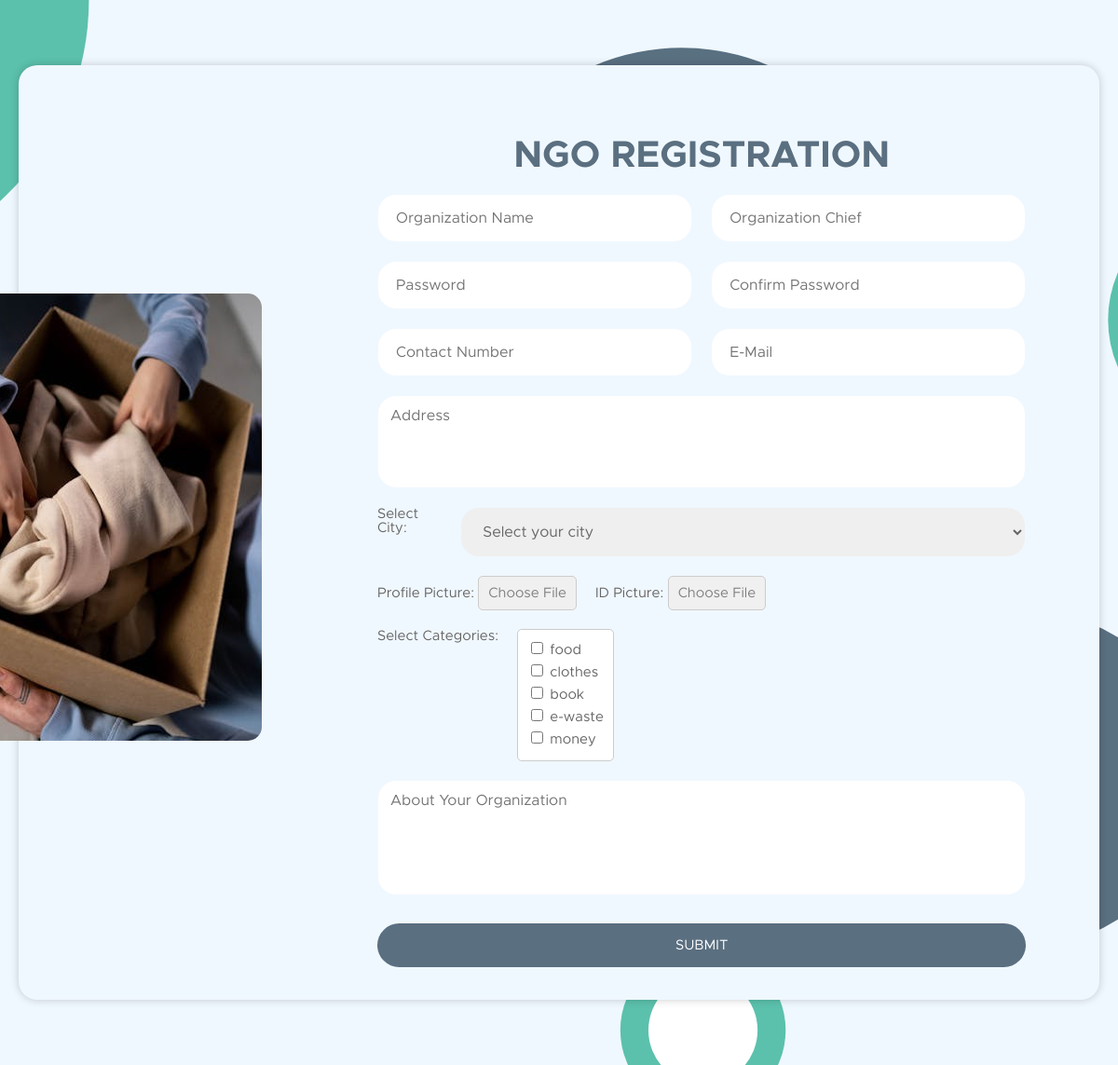
The app's page /ngo_reg with its own data.
### donation/models.py (models this page shows, shortened)
class Category(models.Model):
    CATEGORY_CHOICES = [
        ('food', 'Food'),
        ('clothes', 'Clothes'),
        ('book', 'Book'),
        ('e-waste', 'E-waste'),
        ('money', 'Money'),
    ]
    name = models.CharField(max_length=50, unique=True, choices=CATEGORY_CHOICES)

### donation/views.py (the view, shortened to what this page needs)
# urls.py: path("ngo_reg",ngo_reg,name="ngo_reg"),
def ngo_reg(request):
    error = ""
    categories = Category.objects.all()  # Fetch all categories
    cities = City.objects.all()
    return render(request, 'ngo_reg.html', {'error': error, 'categories': categories, 'cities': cities})

### donation/templates/ngo_reg.html (shortened to what this page needs)
<!DOCTYPE html>
{% load static %}
<html>
<head>
    <link rel="stylesheet" href="../static/css/ngo_reg.css">
</head>
<body>
    <div class="wrapper">
        <div class="inner">
            <div class="image-holder">
                <img src="{% static 'images/pexels-cottonbro-6591155 (2).jpg' %}" alt="NGO Registration Image">
            </div>
            <form action="{% url 'ngo_reg' %}" method="post" enctype="multipart/form-data" name="signup" onsubmit="return checkPassword()">
                <h2>NGO Registration</h2>
                <div class="form-row">
                    <input type="text" class="form-control" placeholder="Organization Name" name="first_name" value="{{ request.POST.first_name }}" required>
                    <input type="text" class="form-control" placeholder="Organization Chief" name="last_name" value="{{ request.POST.last_name }}" required>
                </div>
                <div class="form-row">
                    <input type="password" name="pwd" class="form-control" placeholder="Password" required>
                    <input type="password" name="cpwd" class="form-control" placeholder="Confirm Password" required>
                </div>
                <div class="form-row">
                    <input type="text" class="form-control" placeholder="Contact Number" name="contact_number"
                    pattern="\d{10}" maxlength="10" minlength="10" value="{{ request.POST.contact_number }}" required title="Please enter exactly 10 digits for the contact number">
                    <input type="email" class="form-control" placeholder="E-Mail" name="emailid" value="{{ request.POST.emailid }}" required
                        pattern="^[a-zA-Z0-9_.+-]+@[a-zA-Z0-9-]+\.[a-zA-Z0-9-.]+$"
                    title="Please enter a valid email address (e.g., user@example.com)">
                </div>
                <textarea class="form-control" placeholder="Address" name="address" style="height: 100px;" required>{{ request.POST.address }}</textarea>
                <div class="form-row">
                    <label for="city-select">Select City:</label>
                    <select id="city-select" class="form-control" name="city" required``>
                        <option value="" disabled selected>Select your city</option>
                    </select>
                </div>
                <div class="form-row">
                    <div class="file-input-container">
                        <label for="profile-pic">Profile Picture:</label>
                        <label for="profile-pic" class="file-label">Choose File</label>
                    </div>
                    <div class="file-input-container">
                        <label for="id-pic">ID Picture:</label>
                        <label for="id-pic" class="file-label">Choose File</label>
                    </div>
                </div>
                <div class="form-row" style="margin-top: 20px;">
                    <label>Select Categories:</label>
                    <div class="checkbox-group">
                        {% for category in categories %}
                            <label>
                                <input type="checkbox" name="categories" value="{{ category.id }}"> {{ category.name }}
                            </label>
                        {% endfor %}
                    </div>
                </div>
                <textarea class="form-control" style="margin-top: 20px;" name="aboutme" placeholder="About Your Organization" rows="6" required>{{ request.POST.aboutme }}</textarea>
                <button type="submit">Submit</button>
            </form>
        </div>
    </div>
</body>
</html>

### donation/static/css/ngo_reg.css (style rules this page uses)
body { font-family: "Metropolis"; margin: 0; font-size: 15px; color: #666; }
* { box-sizing: border-box; }
p, h1, h2, h4, h5, h6, ul { margin: 0; }
img { max-width: 100%; }
input, textarea, select, button { font-family: "Metropolis"; font-size: 15px; color: #666; }
textarea { resize: none; }
.wrapper { min-height: 100vh; width: 100%; padding: 20px; display: flex; padding-top: 70px; padding-bottom: 70px; background: url("../images/bg-image-handit.svg") no-repeat center center; background-size: cover; }
.inner { width: 100%; max-width: 1350px; margin: auto; display: flex; background: #f0f8ff; border-radius: 20px; padding: 35px; padding-bottom: 35px; box-shadow: 0px 0px 10px rgba(0, 0, 0, 0.2); }
.image-holder { align-self: center; text-align: center; margin-bottom: 30px; }
.image-holder img { border-radius: 15px; width: 100%; height: auto; border-radius: 15px; transform: translateX(-94px); }
form { padding-top: 42px; min-width: 63.88%; margin-left: 30px; }
h2 { font-size: 40px; text-align: center; margin-bottom: 21px; color: #5a6f80; text-transform: uppercase; font-family: "Metropolis"; }
.form-row { display: flex; gap: 20px; }
.form-control { display: block; width: 100%; padding: 17px 19px; border: 1px solid #f0f8ff; border-radius: 20px; font-size: 16px; margin-bottom: 20px; }
textarea.form-control { padding: 13px; resize: none; }
button { height: 47px; width: 100%; background-color: #5a6f80; color: white; border: none; border-radius: 23.7px; font-family: "Metropolis"; text-transform: uppercase; cursor: pointer; transition: background-color 0.3s ease, color 0.3s ease; display: block; align-items: center; justify-content: center; margin-top: 30px; }
.checkbox-group { display: flex; flex-direction: column; max-height: 300px; overflow-y: auto; padding: 10px; border: 1px solid #ccc; border-radius: 5px; background-color: #fff; }
.checkbox-group label { margin-bottom: 5px; }
.file-label { display: inline-block; background: #f0f0f0; border: 1px solid #ccc; border-radius: 5px; padding: 10px; text-align: center; color: #808080; cursor: pointer; transition: background-color 0.3s ease; }

### records on screen
Category: name "food"
Category: name "clothes"
Category: name "book"
Category: name "e-waste"
Category: name "money"
